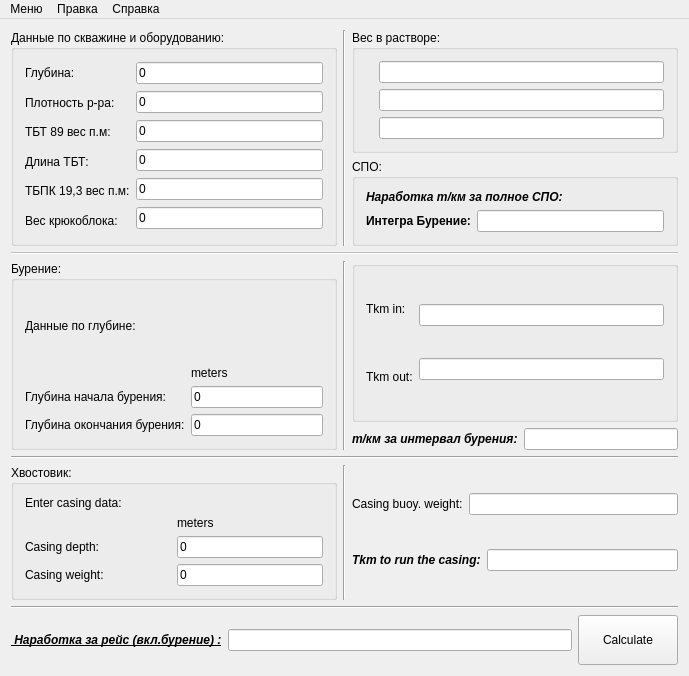
<?xml version="1.0" encoding="UTF-8"?>
<ui version="4.0">
 <class>MainWindow</class>
 <widget class="QMainWindow" name="MainWindow">
  <property name="geometry">
   <rect>
    <x>0</x>
    <y>0</y>
    <width>689</width>
    <height>676</height>
   </rect>
  </property>
  <property name="windowTitle">
   <string>Operating Time TK</string>
  </property>
  <property name="windowIcon">
   <iconset>
    <normaloff>imgs/burenie.png</normaloff>imgs/burenie.png</iconset>
  </property>
  <widget class="QWidget" name="centralWidget">
   <layout class="QVBoxLayout" name="verticalLayout_18">
    <item>
     <layout class="QVBoxLayout" name="verticalLayout_14">
      <item>
       <layout class="QHBoxLayout" name="horizontalLayout_14">
        <item>
         <widget class="QGroupBox" name="groupBox">
          <property name="title">
           <string>Данные по скважине и оборудованию:</string>
          </property>
          <layout class="QHBoxLayout" name="horizontalLayout_7">
           <item>
            <layout class="QHBoxLayout" name="horizontalLayout">
             <item>
              <layout class="QVBoxLayout" name="verticalLayout">
               <item>
                <widget class="QLabel" name="label">
                 <property name="text">
                  <string>Глубина:</string>
                 </property>
                </widget>
               </item>
               <item>
                <widget class="QLabel" name="label_7">
                 <property name="text">
                  <string>Плотность р-ра:</string>
                 </property>
                </widget>
               </item>
               <item>
                <widget class="QLabel" name="label_8">
                 <property name="text">
                  <string>ТБТ 89 вес п.м:</string>
                 </property>
                </widget>
               </item>
               <item>
                <widget class="QLabel" name="label_9">
                 <property name="text">
                  <string>Длина ТБТ:</string>
                 </property>
                </widget>
               </item>
               <item>
                <widget class="QLabel" name="label_11">
                 <property name="text">
                  <string>ТБПК 19,3 вес п.м:</string>
                 </property>
                </widget>
               </item>
               <item>
                <widget class="QLabel" name="label_10">
                 <property name="text">
                  <string>Вес крюкоблока:</string>
                 </property>
                </widget>
               </item>
              </layout>
             </item>
             <item>
              <layout class="QVBoxLayout" name="verticalLayout_2">
               <item>
                <widget class="QLineEdit" name="lineEditE7">
                 <property name="inputMethodHints">
                  <set>Qt::ImhDigitsOnly|Qt::ImhPreferNumbers</set>
                 </property>
                 <property name="inputMask">
                  <string/>
                 </property>
                 <property name="text">
                  <string>0</string>
                 </property>
                </widget>
               </item>
               <item>
                <widget class="QLineEdit" name="lineEditE8">
                 <property name="text">
                  <string>0</string>
                 </property>
                </widget>
               </item>
               <item>
                <widget class="QLineEdit" name="lineEditE9">
                 <property name="text">
                  <string>0</string>
                 </property>
                </widget>
               </item>
               <item>
                <widget class="QLineEdit" name="lineEditE10">
                 <property name="inputMethodHints">
                  <set>Qt::ImhDigitsOnly</set>
                 </property>
                 <property name="text">
                  <string>0</string>
                 </property>
                </widget>
               </item>
               <item>
                <widget class="QLineEdit" name="lineEditE11">
                 <property name="text">
                  <string>0</string>
                 </property>
                </widget>
               </item>
               <item>
                <widget class="QLineEdit" name="lineEditE12">
                 <property name="text">
                  <string>0</string>
                 </property>
                </widget>
               </item>
              </layout>
             </item>
            </layout>
           </item>
          </layout>
         </widget>
        </item>
        <item>
         <widget class="Line" name="line_2">
          <property name="orientation">
           <enum>Qt::Vertical</enum>
          </property>
         </widget>
        </item>
        <item>
         <layout class="QVBoxLayout" name="verticalLayout_13">
          <item>
           <widget class="QGroupBox" name="groupBox_2">
            <property name="autoFillBackground">
             <bool>false</bool>
            </property>
            <property name="title">
             <string>Вес в растворе:</string>
            </property>
            <layout class="QHBoxLayout" name="horizontalLayout_9">
             <item>
              <layout class="QHBoxLayout" name="horizontalLayout_8">
               <item>
                <widget class="QLabel" name="label_12">
                 <property name="text">
                  <string/>
                 </property>
                </widget>
               </item>
               <item>
                <layout class="QVBoxLayout" name="verticalLayout_3">
                 <item>
                  <widget class="QLineEdit" name="outLineEditI10">
                   <property name="enabled">
                    <bool>true</bool>
                   </property>
                   <property name="readOnly">
                    <bool>true</bool>
                   </property>
                  </widget>
                 </item>
                 <item>
                  <widget class="QLineEdit" name="outLineEditI11">
                   <property name="enabled">
                    <bool>true</bool>
                   </property>
                   <property name="readOnly">
                    <bool>true</bool>
                   </property>
                  </widget>
                 </item>
                 <item>
                  <widget class="QLineEdit" name="outLineEditI12">
                   <property name="readOnly">
                    <bool>true</bool>
                   </property>
                  </widget>
                 </item>
                </layout>
               </item>
              </layout>
             </item>
            </layout>
           </widget>
          </item>
          <item>
           <widget class="QGroupBox" name="groupBox_8">
            <property name="title">
             <string>СПО:</string>
            </property>
            <layout class="QVBoxLayout" name="verticalLayout_10">
             <item>
              <widget class="QLabel" name="label_23">
               <property name="font">
                <font>
                 <weight>75</weight>
                 <italic>true</italic>
                 <bold>true</bold>
                </font>
               </property>
               <property name="text">
                <string>Наработка т/км за полное СПО: </string>
               </property>
              </widget>
             </item>
             <item>
              <layout class="QHBoxLayout" name="horizontalLayout_13">
               <item>
                <widget class="QLabel" name="label_24">
                 <property name="font">
                  <font>
                   <weight>75</weight>
                   <bold>true</bold>
                  </font>
                 </property>
                 <property name="text">
                  <string>Интегра Бурение:</string>
                 </property>
                </widget>
               </item>
               <item>
                <widget class="QLineEdit" name="outLineEditG16">
                 <property name="readOnly">
                  <bool>true</bool>
                 </property>
                </widget>
               </item>
              </layout>
             </item>
            </layout>
           </widget>
          </item>
         </layout>
        </item>
       </layout>
      </item>
      <item>
       <widget class="Line" name="line">
        <property name="enabled">
         <bool>false</bool>
        </property>
        <property name="orientation">
         <enum>Qt::Horizontal</enum>
        </property>
       </widget>
      </item>
     </layout>
    </item>
    <item>
     <layout class="QVBoxLayout" name="verticalLayout_16">
      <item>
       <layout class="QHBoxLayout" name="horizontalLayout_16">
        <item>
         <widget class="QGroupBox" name="groupBox_3">
          <property name="title">
           <string>Бурение:</string>
          </property>
          <layout class="QGridLayout" name="gridLayout">
           <item row="0" column="0">
            <widget class="QLabel" name="label_13">
             <property name="text">
              <string>Данные по глубине:</string>
             </property>
            </widget>
           </item>
           <item row="1" column="0">
            <layout class="QHBoxLayout" name="horizontalLayout_10">
             <item>
              <layout class="QVBoxLayout" name="verticalLayout_5">
               <item>
                <spacer name="horizontalSpacer">
                 <property name="orientation">
                  <enum>Qt::Horizontal</enum>
                 </property>
                 <property name="sizeHint" stdset="0">
                  <size>
                   <width>40</width>
                   <height>20</height>
                  </size>
                 </property>
                </spacer>
               </item>
               <item>
                <widget class="QLabel" name="label_15">
                 <property name="text">
                  <string>Глубина начала бурения:</string>
                 </property>
                </widget>
               </item>
               <item>
                <widget class="QLabel" name="label_16">
                 <property name="text">
                  <string>Глубина окончания бурения:</string>
                 </property>
                </widget>
               </item>
              </layout>
             </item>
             <item>
              <layout class="QVBoxLayout" name="verticalLayout_4">
               <item>
                <widget class="QLabel" name="label_14">
                 <property name="text">
                  <string>meters</string>
                 </property>
                </widget>
               </item>
               <item>
                <widget class="QLineEdit" name="lineEditE21">
                 <property name="text">
                  <string>0</string>
                 </property>
                </widget>
               </item>
               <item>
                <widget class="QLineEdit" name="lineEditE22">
                 <property name="text">
                  <string>0</string>
                 </property>
                </widget>
               </item>
              </layout>
             </item>
            </layout>
           </item>
          </layout>
         </widget>
        </item>
        <item>
         <widget class="Line" name="line_3">
          <property name="orientation">
           <enum>Qt::Vertical</enum>
          </property>
         </widget>
        </item>
        <item>
         <layout class="QVBoxLayout" name="verticalLayout_15">
          <item>
           <widget class="QGroupBox" name="groupBox_6">
            <property name="title">
             <string/>
            </property>
            <layout class="QHBoxLayout" name="horizontalLayout_12">
             <item>
              <layout class="QVBoxLayout" name="verticalLayout_11">
               <item>
                <widget class="QLabel" name="label_21">
                 <property name="text">
                  <string>Tkm in:</string>
                 </property>
                </widget>
               </item>
               <item>
                <widget class="QLabel" name="label_22">
                 <property name="text">
                  <string>Tkm out:</string>
                 </property>
                </widget>
               </item>
              </layout>
             </item>
             <item>
              <layout class="QVBoxLayout" name="verticalLayout_12">
               <item>
                <widget class="QLineEdit" name="outLineEditI21">
                 <property name="readOnly">
                  <bool>true</bool>
                 </property>
                </widget>
               </item>
               <item>
                <widget class="QLineEdit" name="outLineEditI22">
                 <property name="readOnly">
                  <bool>true</bool>
                 </property>
                </widget>
               </item>
              </layout>
             </item>
            </layout>
           </widget>
          </item>
          <item>
           <layout class="QHBoxLayout" name="horizontalLayout_15">
            <item>
             <widget class="QLabel" name="label_25">
              <property name="font">
               <font>
                <weight>75</weight>
                <italic>true</italic>
                <bold>true</bold>
               </font>
              </property>
              <property name="text">
               <string>т/км за интервал бурения:</string>
              </property>
             </widget>
            </item>
            <item>
             <widget class="QLineEdit" name="outLineEditG24">
              <property name="readOnly">
               <bool>true</bool>
              </property>
             </widget>
            </item>
           </layout>
          </item>
         </layout>
        </item>
       </layout>
      </item>
      <item>
       <widget class="Line" name="line_5">
        <property name="orientation">
         <enum>Qt::Horizontal</enum>
        </property>
       </widget>
      </item>
     </layout>
    </item>
    <item>
     <layout class="QVBoxLayout" name="verticalLayout_17">
      <item>
       <layout class="QHBoxLayout" name="horizontalLayout_19">
        <item>
         <widget class="QGroupBox" name="groupBox_4">
          <property name="title">
           <string>Хвостовик:</string>
          </property>
          <layout class="QVBoxLayout" name="verticalLayout_7">
           <item>
            <widget class="QLabel" name="label_17">
             <property name="text">
              <string>Enter casing data:</string>
             </property>
            </widget>
           </item>
           <item>
            <layout class="QHBoxLayout" name="horizontalLayout_11">
             <item>
              <layout class="QVBoxLayout" name="verticalLayout_8">
               <item>
                <spacer name="horizontalSpacer_2">
                 <property name="orientation">
                  <enum>Qt::Horizontal</enum>
                 </property>
                 <property name="sizeHint" stdset="0">
                  <size>
                   <width>40</width>
                   <height>20</height>
                  </size>
                 </property>
                </spacer>
               </item>
               <item>
                <widget class="QLabel" name="label_18">
                 <property name="text">
                  <string>Casing depth:</string>
                 </property>
                </widget>
               </item>
               <item>
                <widget class="QLabel" name="label_19">
                 <property name="text">
                  <string>Casing weight:</string>
                 </property>
                </widget>
               </item>
              </layout>
             </item>
             <item>
              <layout class="QVBoxLayout" name="verticalLayout_9">
               <item>
                <widget class="QLabel" name="label_29">
                 <property name="text">
                  <string>meters</string>
                 </property>
                </widget>
               </item>
               <item>
                <widget class="QLineEdit" name="lineEditE29">
                 <property name="text">
                  <string>0</string>
                 </property>
                </widget>
               </item>
               <item>
                <widget class="QLineEdit" name="lineEditE30">
                 <property name="text">
                  <string>0</string>
                 </property>
                </widget>
               </item>
              </layout>
             </item>
            </layout>
           </item>
          </layout>
         </widget>
        </item>
        <item>
         <widget class="Line" name="line_4">
          <property name="orientation">
           <enum>Qt::Vertical</enum>
          </property>
         </widget>
        </item>
        <item>
         <layout class="QVBoxLayout" name="verticalLayout_6">
          <item>
           <layout class="QHBoxLayout" name="horizontalLayout_17">
            <item>
             <widget class="QLabel" name="label_26">
              <property name="text">
               <string>Casing buoy. weight:</string>
              </property>
             </widget>
            </item>
            <item>
             <widget class="QLineEdit" name="outLineEditI30">
              <property name="readOnly">
               <bool>true</bool>
              </property>
             </widget>
            </item>
           </layout>
          </item>
          <item>
           <layout class="QHBoxLayout" name="horizontalLayout_18">
            <item>
             <widget class="QLabel" name="label_27">
              <property name="font">
               <font>
                <weight>75</weight>
                <italic>true</italic>
                <bold>true</bold>
               </font>
              </property>
              <property name="text">
               <string>Tkm to run the casing:</string>
              </property>
             </widget>
            </item>
            <item>
             <widget class="QLineEdit" name="outLineEditG32">
              <property name="readOnly">
               <bool>true</bool>
              </property>
             </widget>
            </item>
           </layout>
          </item>
         </layout>
        </item>
       </layout>
      </item>
      <item>
       <widget class="Line" name="line_6">
        <property name="orientation">
         <enum>Qt::Horizontal</enum>
        </property>
       </widget>
      </item>
     </layout>
    </item>
    <item>
     <layout class="QHBoxLayout" name="horizontalLayout_21">
      <item>
       <layout class="QHBoxLayout" name="horizontalLayout_20">
        <item>
         <widget class="QLabel" name="label_28">
          <property name="font">
           <font>
            <weight>75</weight>
            <italic>true</italic>
            <bold>true</bold>
            <underline>true</underline>
           </font>
          </property>
          <property name="text">
           <string> Наработка за рейс (вкл.бурение) :</string>
          </property>
         </widget>
        </item>
        <item>
         <widget class="QLineEdit" name="outLineEditG35">
          <property name="readOnly">
           <bool>true</bool>
          </property>
         </widget>
        </item>
       </layout>
      </item>
      <item>
       <widget class="QPushButton" name="calculatePushButton">
        <property name="minimumSize">
         <size>
          <width>100</width>
          <height>50</height>
         </size>
        </property>
        <property name="text">
         <string>Calculate</string>
        </property>
       </widget>
      </item>
     </layout>
    </item>
   </layout>
  </widget>
  <widget class="QMenuBar" name="menuBar">
   <property name="geometry">
    <rect>
     <x>0</x>
     <y>0</y>
     <width>689</width>
     <height>25</height>
    </rect>
   </property>
   <widget class="QMenu" name="menu">
    <property name="title">
     <string>Меню</string>
    </property>
    <addaction name="separator"/>
    <addaction name="exitAction"/>
   </widget>
   <widget class="QMenu" name="menu_2">
    <property name="title">
     <string>Правка</string>
    </property>
    <addaction name="clearAction"/>
   </widget>
   <widget class="QMenu" name="menu_3">
    <property name="title">
     <string>Справка</string>
    </property>
    <addaction name="constantAction"/>
    <addaction name="aboutQtAction"/>
   </widget>
   <addaction name="menu"/>
   <addaction name="menu_2"/>
   <addaction name="menu_3"/>
  </widget>
  <action name="constantAction">
   <property name="text">
    <string>Константы</string>
   </property>
  </action>
  <action name="exitAction">
   <property name="text">
    <string>Выход</string>
   </property>
  </action>
  <action name="clearAction">
   <property name="text">
    <string>Очистить</string>
   </property>
  </action>
  <action name="aboutQtAction">
   <property name="text">
    <string>About Qt</string>
   </property>
  </action>
 </widget>
 <layoutdefault spacing="6" margin="11"/>
 <resources/>
 <connections/>
</ui>
